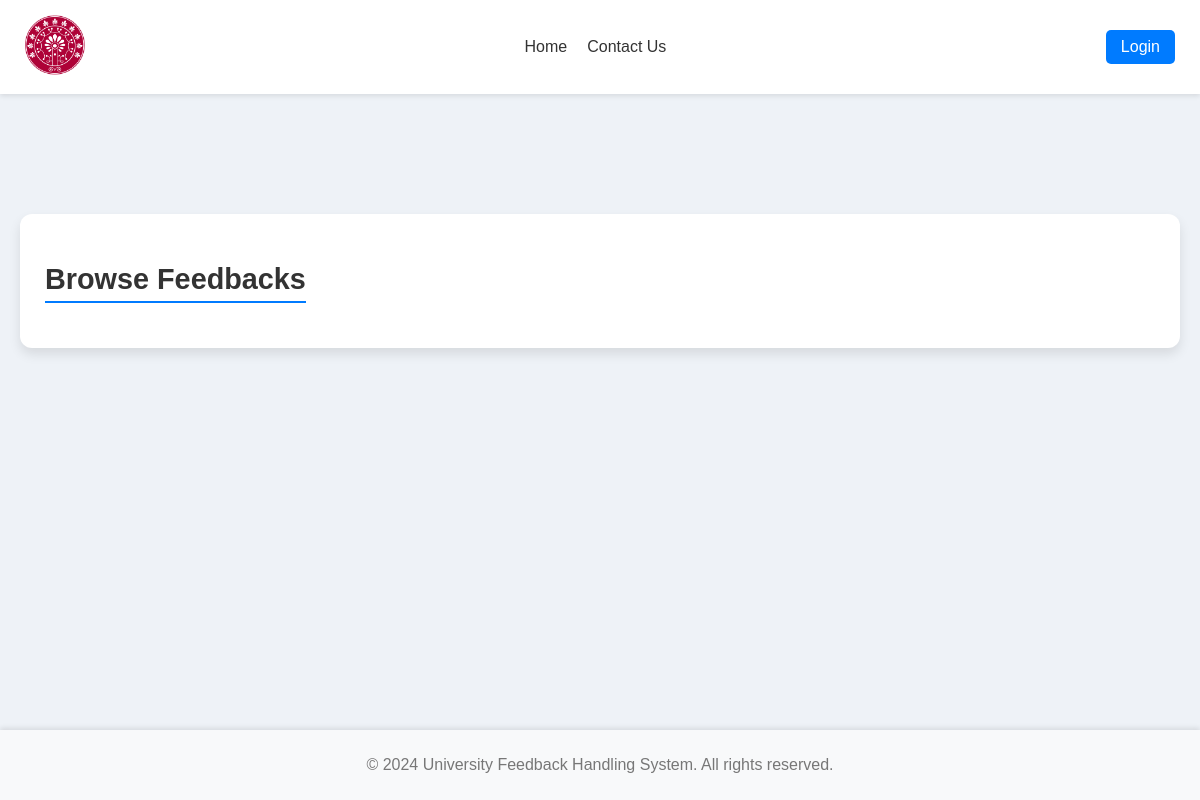
Before: /browes-feedbacks with the older database file.
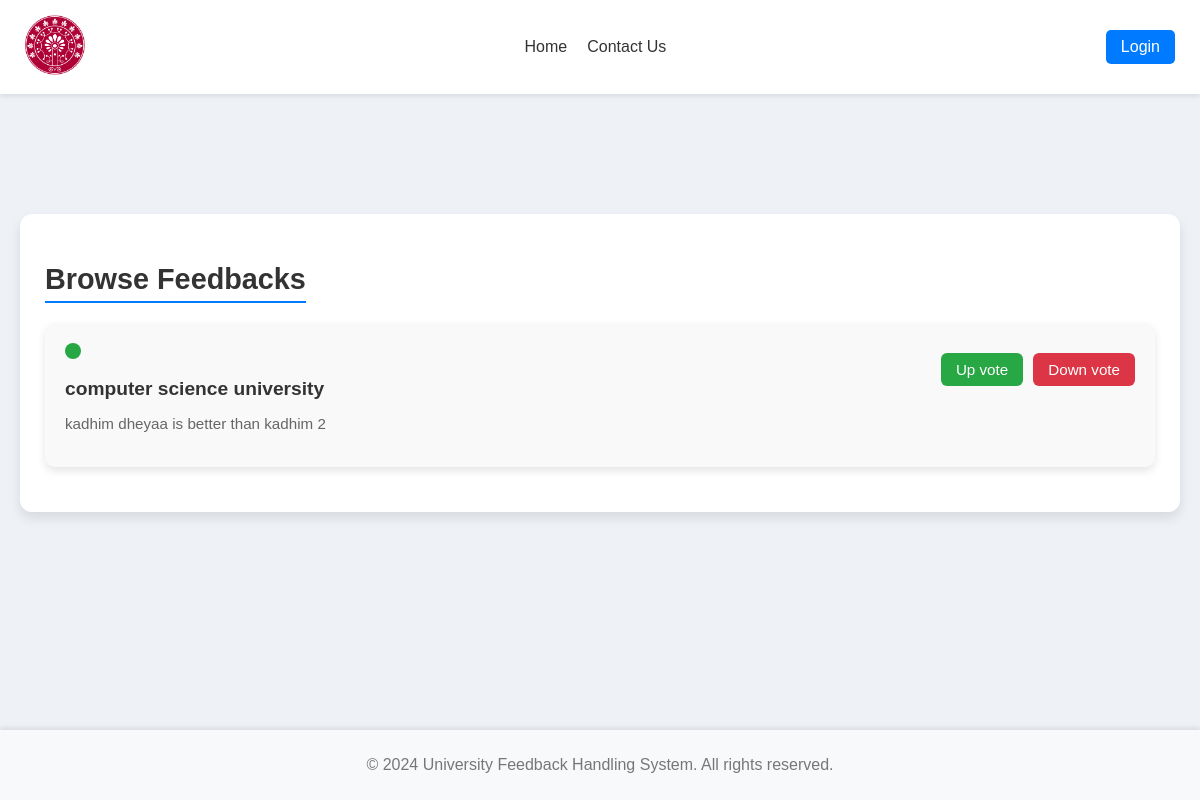
After: the same page with the newer database file.
### feedbacks/models.py (models this page shows, shortened)
class Feedback(models.Model):
    user = models.ForeignKey(User, on_delete=models.CASCADE)  # Link feedback to a user
    topic = models.CharField(max_length=100)  # Topic of feedback
    message = models.TextField()  # Feedback message
    created_at = models.DateTimeField(auto_now_add=True)  # Auto-set creation date

### pages/views.py (the view)
# urls.py: path("browes-feedbacks",views.browes, name ="browes_feedbacks"),
def browes(request):
    feedback_list = Feedback.objects.all()  # Optional: To display existing feedbacks
    return render(request, 'pages/browes_feedbacks.html', {'feedback_list': feedback_list})

### templates/pages/browes_feedbacks.html (shortened to what this page needs)
{% extends 'parts/base.html' %}
{% load static %}
{% load widget_tweaks %}
{% block css_files %}
    <link rel="stylesheet" href="{% static "browes_feedbacks.css" %}">
{% endblock %}
{% block content %}
    <div class="section">
        <h2>Browse Feedbacks</h2>
        {% for feedback in feedback_list %}
            <div class="complaint">
                <div class="feedback_flex">
                    <div class="status-circle status-open"></div>
                    <div class="content">
                        <h3>{{feedback.topic}}</h3>
                        <p>{{feedback.message}}</p>
                    </div>
                </div>
                <div class="actions">
                    <button class="upvote">Up vote</button>
                    <button class="downvote">Down vote</button>
                </div>
            </div>
        {% endfor %}
{% endblock %}

Changed rows visible on the page:
added Feedback: topic "computer science university", message "kadhim dheyaa is better than kadhim 2"
